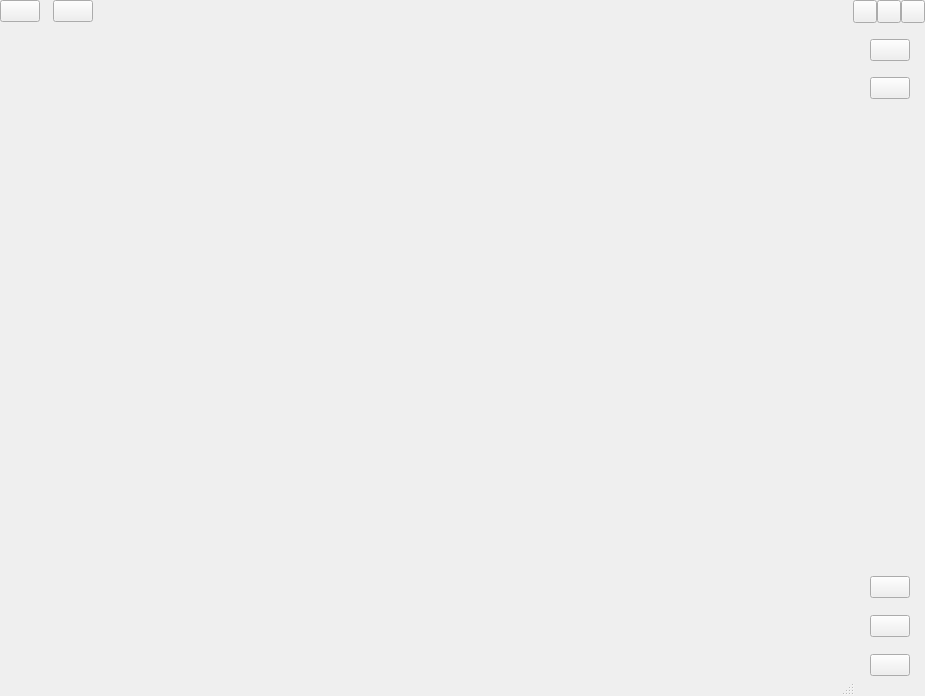
<?xml version="1.0" encoding="UTF-8"?>
<ui version="4.0">
 <class>PLSMainView</class>
 <widget class="QFrame" name="PLSMainView">
  <property name="geometry">
   <rect>
    <x>0</x>
    <y>0</y>
    <width>925</width>
    <height>696</height>
   </rect>
  </property>
  <property name="windowTitle">
   <string>PRISM Live Studio</string>
  </property>
  <layout class="QVBoxLayout" name="verticalLayout_4">
   <property name="spacing">
    <number>0</number>
   </property>
   <property name="leftMargin">
    <number>0</number>
   </property>
   <property name="topMargin">
    <number>0</number>
   </property>
   <property name="rightMargin">
    <number>0</number>
   </property>
   <property name="bottomMargin">
    <number>0</number>
   </property>
   <item>
    <widget class="PLSTransparentForMouseEventsFrame" name="plsMainViewBorderFrame">
     <property name="frameShape">
      <enum>QFrame::NoFrame</enum>
     </property>
     <property name="frameShadow">
      <enum>QFrame::Raised</enum>
     </property>
     <layout class="QVBoxLayout" name="mainLayout" stretch="0,0,1">
      <property name="spacing">
       <number>0</number>
      </property>
      <property name="leftMargin">
       <number>0</number>
      </property>
      <property name="topMargin">
       <number>0</number>
      </property>
      <property name="rightMargin">
       <number>0</number>
      </property>
      <property name="bottomMargin">
       <number>0</number>
      </property>
      <item>
       <widget class="PLSTransparentForMouseEventsFrame" name="titleBar">
        <property name="frameShape">
         <enum>QFrame::NoFrame</enum>
        </property>
        <property name="frameShadow">
         <enum>QFrame::Raised</enum>
        </property>
        <property name="excludeSpecChildren" stdset="0">
         <stringlist notr="true">
          <string>min</string>
          <string>maxres</string>
          <string>close</string>
          <string>menu</string>
          <string>logo_update</string>
         </stringlist>
        </property>
        <layout class="QHBoxLayout" name="titleBarLayout">
         <property name="spacing">
          <number>0</number>
         </property>
         <property name="leftMargin">
          <number>0</number>
         </property>
         <property name="topMargin">
          <number>0</number>
         </property>
         <property name="rightMargin">
          <number>0</number>
         </property>
         <property name="bottomMargin">
          <number>0</number>
         </property>
         <item>
          <widget class="QPushButton" name="menu">
           <property name="cursor">
            <cursorShape>ArrowCursor</cursorShape>
           </property>
           <property name="text">
            <string notr="true"/>
           </property>
           <property name="ui-step.controls" stdset="0">
            <string notr="true">Main Frame Title Bar's Main Menu Button</string>
           </property>
          </widget>
         </item>
         <item>
          <spacer name="horizontalSpacer_2">
           <property name="orientation">
            <enum>Qt::Horizontal</enum>
           </property>
           <property name="sizeType">
            <enum>QSizePolicy::Fixed</enum>
           </property>
           <property name="sizeHint" stdset="0">
            <size>
             <width>13</width>
             <height>20</height>
            </size>
           </property>
          </spacer>
         </item>
         <item>
          <widget class="PLSLogo" name="logo_update">
           <property name="text">
            <string/>
           </property>
          </widget>
         </item>
         <item>
          <widget class="PLSTransparentForMouseEventsLabel" name="devLabel">
           <property name="text">
            <string/>
           </property>
           <property name="excludeChildren" stdset="0">
            <string notr="true">All</string>
           </property>
          </widget>
         </item>
         <item>
          <spacer name="horizontalSpacer">
           <property name="orientation">
            <enum>Qt::Horizontal</enum>
           </property>
           <property name="sizeHint" stdset="0">
            <size>
             <width>40</width>
             <height>20</height>
            </size>
           </property>
          </spacer>
         </item>
         <item>
          <layout class="QHBoxLayout" name="titleButtonLayout">
           <property name="spacing">
            <number>0</number>
           </property>
           <item>
            <widget class="QToolButton" name="min">
             <property name="cursor">
              <cursorShape>ArrowCursor</cursorShape>
             </property>
             <property name="text">
              <string notr="true"/>
             </property>
             <property name="ui-step.controls" stdset="0">
              <string notr="true">Main Frame Title Bar's Minimized Button</string>
             </property>
            </widget>
           </item>
           <item>
            <widget class="QToolButton" name="maxres">
             <property name="cursor">
              <cursorShape>ArrowCursor</cursorShape>
             </property>
             <property name="text">
              <string notr="true"/>
             </property>
             <property name="ui-step.controls" stdset="0">
              <string notr="true">Main Frame Title Bar's Maximized Button</string>
             </property>
            </widget>
           </item>
           <item>
            <widget class="QToolButton" name="close">
             <property name="cursor">
              <cursorShape>ArrowCursor</cursorShape>
             </property>
             <property name="text">
              <string notr="true"/>
             </property>
             <property name="ui-step.controls" stdset="0">
              <string notr="true">Main Frame Title Bar's Close Button</string>
             </property>
            </widget>
           </item>
          </layout>
         </item>
        </layout>
       </widget>
      </item>
      <item>
       <widget class="QWidget" name="hline" native="true"/>
      </item>
      <item>
       <widget class="PLSTransparentForMouseEventsFrame" name="body">
        <property name="frameShape">
         <enum>QFrame::NoFrame</enum>
        </property>
        <property name="frameShadow">
         <enum>QFrame::Raised</enum>
        </property>
        <layout class="QHBoxLayout" name="horizontalLayout_2" stretch="1,0">
         <property name="spacing">
          <number>0</number>
         </property>
         <property name="leftMargin">
          <number>0</number>
         </property>
         <property name="topMargin">
          <number>0</number>
         </property>
         <property name="rightMargin">
          <number>0</number>
         </property>
         <property name="bottomMargin">
          <number>0</number>
         </property>
         <item>
          <layout class="QVBoxLayout" name="verticalLayout_3" stretch="0,1,0">
           <property name="spacing">
            <number>0</number>
           </property>
           <item>
            <widget class="QFrame" name="channelsArea">
             <property name="frameShape">
              <enum>QFrame::NoFrame</enum>
             </property>
             <property name="frameShadow">
              <enum>QFrame::Raised</enum>
             </property>
            </widget>
           </item>
           <item>
            <widget class="PLSTransparentForMouseEventsFrame" name="content">
             <property name="frameShape">
              <enum>QFrame::NoFrame</enum>
             </property>
             <property name="frameShadow">
              <enum>QFrame::Raised</enum>
             </property>
            </widget>
           </item>
           <item>
            <widget class="PLSBasicStatusBar" name="bottomArea"/>
           </item>
          </layout>
         </item>
         <item>
          <widget class="PLSTransparentForMouseEventsFrame" name="rightArea">
           <property name="frameShape">
            <enum>QFrame::NoFrame</enum>
           </property>
           <property name="frameShadow">
            <enum>QFrame::Plain</enum>
           </property>
           <layout class="QVBoxLayout" name="verticalLayout" stretch="0,0,0,0,0,0,0,0,0,0,0,0,0,0,0">
            <property name="spacing">
             <number>0</number>
            </property>
            <property name="leftMargin">
             <number>1</number>
            </property>
            <property name="topMargin">
             <number>0</number>
            </property>
            <property name="rightMargin">
             <number>1</number>
            </property>
            <property name="bottomMargin">
             <number>0</number>
            </property>
            <item>
             <spacer name="verticalSpacer_2">
              <property name="orientation">
               <enum>Qt::Vertical</enum>
              </property>
              <property name="sizeType">
               <enum>QSizePolicy::Fixed</enum>
              </property>
              <property name="sizeHint" stdset="0">
               <size>
                <width>20</width>
                <height>16</height>
               </size>
              </property>
             </spacer>
            </item>
            <item alignment="Qt::AlignHCenter">
             <widget class="QPushButton" name="user">
              <property name="cursor">
               <cursorShape>ArrowCursor</cursorShape>
              </property>
              <property name="text">
               <string notr="true"/>
              </property>
              <property name="iconSize">
               <size>
                <width>34</width>
                <height>34</height>
               </size>
              </property>
              <property name="useFor" stdset="0">
               <string notr="true">QToolButton</string>
              </property>
             </widget>
            </item>
            <item>
             <spacer name="verticalSpacer_3">
              <property name="orientation">
               <enum>Qt::Vertical</enum>
              </property>
              <property name="sizeType">
               <enum>QSizePolicy::Fixed</enum>
              </property>
              <property name="sizeHint" stdset="0">
               <size>
                <width>20</width>
                <height>16</height>
               </size>
              </property>
             </spacer>
            </item>
            <item alignment="Qt::AlignHCenter">
             <widget class="QPushButton" name="studioMode">
              <property name="cursor">
               <cursorShape>ArrowCursor</cursorShape>
              </property>
              <property name="toolTip">
               <string>main.rightbar.studiomode.tooltip</string>
              </property>
              <property name="text">
               <string/>
              </property>
              <property name="checkable">
               <bool>true</bool>
              </property>
              <property name="useFor" stdset="0">
               <string notr="true">QToolButton</string>
              </property>
             </widget>
            </item>
            <item>
             <spacer name="verticalSpacer_7">
              <property name="orientation">
               <enum>Qt::Vertical</enum>
              </property>
              <property name="sizeType">
               <enum>QSizePolicy::Fixed</enum>
              </property>
              <property name="sizeHint" stdset="0">
               <size>
                <width>20</width>
                <height>18</height>
               </size>
              </property>
             </spacer>
            </item>
            <item>
             <layout class="QVBoxLayout" name="verticalLayout_fixed">
              <property name="spacing">
               <number>12</number>
              </property>
             </layout>
            </item>
            <item>
             <widget class="VScrollArea" name="scrollArea">
              <property name="sizePolicy">
               <sizepolicy hsizetype="Preferred" vsizetype="Expanding">
                <horstretch>0</horstretch>
                <verstretch>0</verstretch>
               </sizepolicy>
              </property>
              <property name="frameShape">
               <enum>QFrame::NoFrame</enum>
              </property>
              <property name="widgetResizable">
               <bool>true</bool>
              </property>
              <widget class="QWidget" name="side_bar_menus">
               <property name="geometry">
                <rect>
                 <x>0</x>
                 <y>0</y>
                 <width>68</width>
                 <height>405</height>
                </rect>
               </property>
               <property name="sizePolicy">
                <sizepolicy hsizetype="Preferred" vsizetype="Expanding">
                 <horstretch>0</horstretch>
                 <verstretch>0</verstretch>
                </sizepolicy>
               </property>
               <layout class="QVBoxLayout" name="verticalLayout_side_bar">
                <property name="spacing">
                 <number>20</number>
                </property>
                <property name="leftMargin">
                 <number>0</number>
                </property>
                <property name="topMargin">
                 <number>20</number>
                </property>
                <property name="rightMargin">
                 <number>0</number>
                </property>
                <property name="bottomMargin">
                 <number>20</number>
                </property>
               </layout>
              </widget>
             </widget>
            </item>
            <item alignment="Qt::AlignHCenter">
             <widget class="QLabel" name="label_separator_bottom">
              <property name="text">
               <string/>
              </property>
             </widget>
            </item>
            <item>
             <widget class="QLabel" name="label_space">
              <property name="text">
               <string/>
              </property>
             </widget>
            </item>
            <item alignment="Qt::AlignHCenter|Qt::AlignBottom">
             <widget class="QPushButton" name="ResolutionBtn">
              <property name="sizePolicy">
               <sizepolicy hsizetype="Fixed" vsizetype="Fixed">
                <horstretch>0</horstretch>
                <verstretch>0</verstretch>
               </sizepolicy>
              </property>
              <property name="text">
               <string/>
              </property>
              <property name="checkable">
               <bool>true</bool>
              </property>
             </widget>
            </item>
            <item>
             <spacer name="verticalSpacer_4">
              <property name="orientation">
               <enum>Qt::Vertical</enum>
              </property>
              <property name="sizeType">
               <enum>QSizePolicy::Fixed</enum>
              </property>
              <property name="sizeHint" stdset="0">
               <size>
                <width>20</width>
                <height>17</height>
               </size>
              </property>
             </spacer>
            </item>
            <item alignment="Qt::AlignHCenter|Qt::AlignBottom">
             <widget class="QPushButton" name="help">
              <property name="cursor">
               <cursorShape>ArrowCursor</cursorShape>
              </property>
              <property name="text">
               <string/>
              </property>
              <property name="checkable">
               <bool>true</bool>
              </property>
              <property name="useFor" stdset="0">
               <string notr="true">QToolButton</string>
              </property>
             </widget>
            </item>
            <item>
             <spacer name="verticalSpacer_6">
              <property name="orientation">
               <enum>Qt::Vertical</enum>
              </property>
              <property name="sizeType">
               <enum>QSizePolicy::Fixed</enum>
              </property>
              <property name="sizeHint" stdset="0">
               <size>
                <width>20</width>
                <height>17</height>
               </size>
              </property>
             </spacer>
            </item>
            <item alignment="Qt::AlignHCenter|Qt::AlignBottom">
             <widget class="QPushButton" name="settings">
              <property name="cursor">
               <cursorShape>ArrowCursor</cursorShape>
              </property>
              <property name="text">
               <string/>
              </property>
              <property name="checkable">
               <bool>true</bool>
              </property>
              <property name="useFor" stdset="0">
               <string notr="true">QToolButton</string>
              </property>
             </widget>
            </item>
            <item>
             <spacer name="verticalSpacer_5">
              <property name="orientation">
               <enum>Qt::Vertical</enum>
              </property>
              <property name="sizeType">
               <enum>QSizePolicy::Fixed</enum>
              </property>
              <property name="sizeHint" stdset="0">
               <size>
                <width>20</width>
                <height>20</height>
               </size>
              </property>
             </spacer>
            </item>
           </layout>
          </widget>
         </item>
        </layout>
       </widget>
      </item>
     </layout>
    </widget>
   </item>
  </layout>
 </widget>
 <customwidgets>
  <customwidget>
   <class>PLSTransparentForMouseEventsFrame</class>
   <extends>QFrame</extends>
   <header>PLSTransparentForMouseEvents.h</header>
   <container>1</container>
  </customwidget>
  <customwidget>
   <class>PLSTransparentForMouseEventsLabel</class>
   <extends>QLabel</extends>
   <header>PLSTransparentForMouseEvents.h</header>
  </customwidget>
  <customwidget>
   <class>PLSBasicStatusBar</class>
   <extends>QStatusBar</extends>
   <header>PLSBasicStatusBar.hpp</header>
   <container>1</container>
  </customwidget>
  <customwidget>
   <class>PLSLogo</class>
   <extends>QPushButton</extends>
   <header>PLSLogo.h</header>
  </customwidget>
  <customwidget>
   <class>VScrollArea</class>
   <extends>QScrollArea</extends>
   <header>vertical-scroll-area.hpp</header>
   <container>1</container>
  </customwidget>
 </customwidgets>
 <resources/>
 <connections/>
 <slots>
  <slot>on_beauty_clicked()</slot>
 </slots>
</ui>
